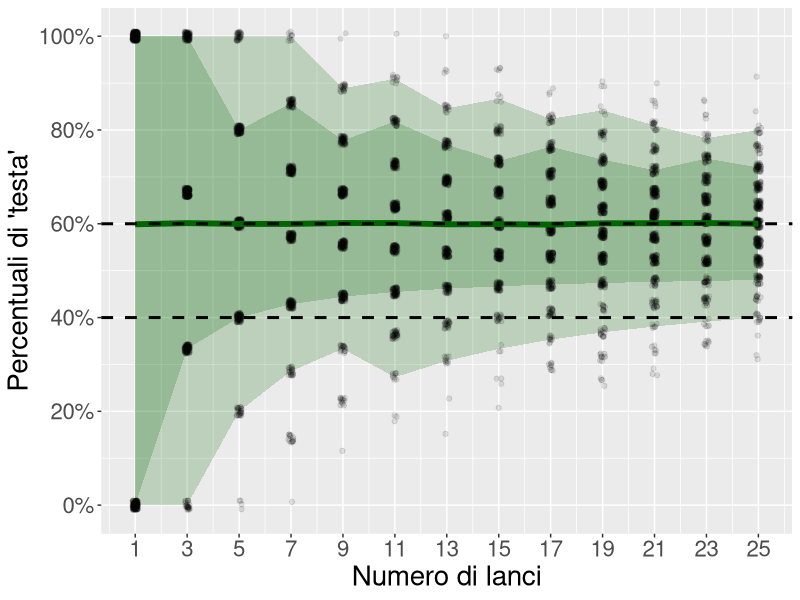
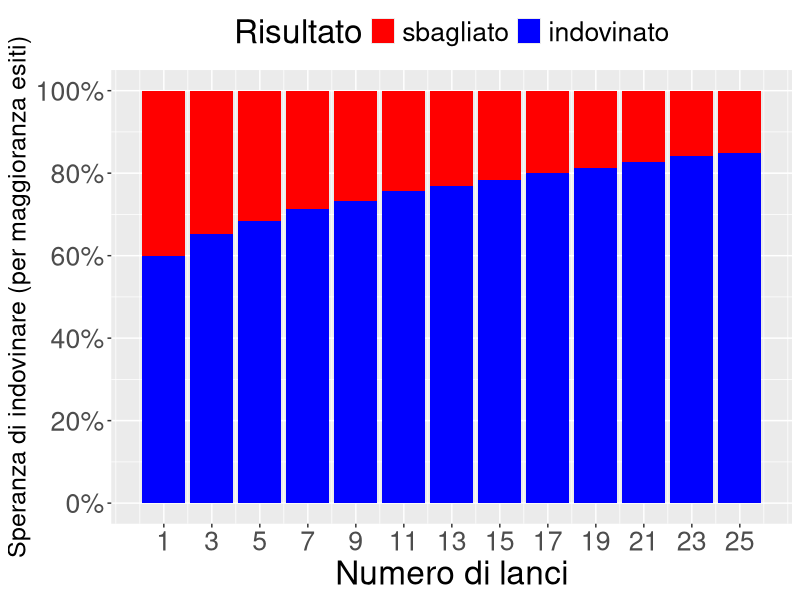
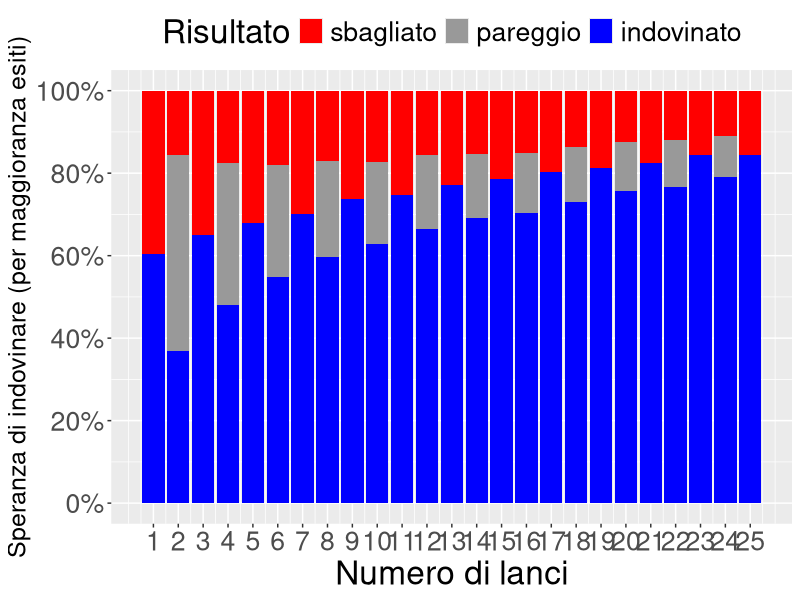

Here is the R script that generated these plots, in order:
## ---- chunk 1
knitr::opts_chunk$set(warning = FALSE)
## ---- chunk 2
rm(list=ls())
set.seed(0)
library(ggplot2)
library(scales) 

niter = 1e4
prob = 0.60
lanci = seq(1,25,2)

esiti = data.frame(n = rep(lanci,each=niter), testa=NA)
esiti$testa = rbinom(nrow(esiti),esiti$n,prob)

estimates = data.frame(n=lanci,mean=NA,lower1=NA,upper1=NA,lower2=NA,upper2=NA,success=NA)
for(i in 1:nrow(estimates)){
  out = rep(NA,niter)
  for(j in 1:niter){
    x = rbinom(estimates$n[i],1,prob)
    #fit = glm(x~1,family=binomial(link="probit"))
    #out[j] = fit$coefficients[1]
    out[j] = mean(x)
  }
  estimates$mean[i] = mean(out)
  estimates$lower1[i] = quantile(out,.025)
  estimates$upper1[i] = quantile(out,.975)
  estimates$lower2[i] = quantile(out,.10)
  estimates$upper2[i] = quantile(out,.90)
  #print(i)
  estimates$success[i] = mean(out>0.50)
  estimates$uncertain[i] = mean(out==0.50)
  estimates$fail[i] = mean(out<0.50)
}

ggplot()+
  geom_ribbon(data=estimates,aes(x=n,ymin=lower1,ymax=upper1),fill="darkgreen",alpha=.2)+
  geom_ribbon(data=estimates,aes(x=n,ymin=lower2,ymax=upper2),fill="darkgreen",alpha=.2)+
  geom_point(data=esiti[sample(1:nrow(esiti),5000),],aes(x=n,y=testa/n),alpha=.1,position=position_jitter(width=.1,height=.01))+
  geom_line(data=estimates,aes(x=n,y=mean),color="darkgreen",size=2)+
  geom_hline(yintercept=c(0.40,0.60),linetype=2,size=1)+
  scale_y_continuous(breaks=seq(0,1,.2),labels=percent)+
  scale_x_continuous(breaks=lanci)+
  theme(text=element_text(size=20))+
  ylab("Percentuali di 'testa'")+
  xlab("Numero di lanci")
## ---- chunk 3
#| fig-width: 10
#| fig-height: 7

estimates2 = reshape(estimates,direction="long",varying=c("success","uncertain","fail"),
                     times=c("indovinato","pareggio","sbagliato"),v.names="outcome",
                     timevar="Risultato")
estimates2$Risultato = factor(estimates2$Risultato,levels=c("sbagliato","indovinato"))
estimates2 = estimates2[!is.na(estimates2$Risultato),]
ggplot(data=estimates2)+
  geom_bar(aes(x=n,y=outcome,fill=Risultato),stat="identity")+
  scale_y_continuous(breaks=seq(0,1,.2),labels=percent)+
  scale_fill_manual(values=c("red","blue"))+
  scale_x_continuous(breaks=lanci)+
  theme(text=element_text(size=24), legend.position="top")+
  theme(axis.title.y=element_text(size=18))+
  ylab("Speranza di indovinare (per maggioranza esiti)")+
  xlab("Numero di lanci")
## ---- chunk 4
#| fig-width: 10
#| fig-height: 7

niter = 1e4
prob = 0.60
lanci = seq(1,25,1)
estimates = data.frame(n=lanci,mean=NA,lower1=NA,upper1=NA,lower2=NA,upper2=NA,success=NA)
for(i in 1:nrow(estimates)){
  out = rep(NA,niter)
  for(j in 1:niter){
    x = rbinom(estimates$n[i],1,prob)
    out[j] = mean(x)
  }
  estimates$success[i] = mean(out>0.50)
  estimates$uncertain[i] = mean(out==0.50)
  estimates$fail[i] = mean(out<0.50)
}
estimates2 = reshape(estimates,direction="long",varying=c("success","uncertain","fail"),
                     times=c("indovinato","pareggio","sbagliato"),v.names="outcome",
                     timevar="Risultato")
estimates2$Risultato = factor(estimates2$Risultato,levels=c("sbagliato","pareggio","indovinato"))
ggplot(data=estimates2)+
  geom_bar(aes(x=n,y=outcome,fill=Risultato),stat="identity")+
  scale_y_continuous(breaks=seq(0,1,.2),labels=percent)+
  scale_fill_manual(values=c("red","#999999","blue"))+
  scale_x_continuous(breaks=lanci)+
  theme(text=element_text(size=24), legend.position="top")+
  theme(axis.title.y=element_text(size=18))+
  ylab("Speranza di indovinare (per maggioranza esiti)")+
  xlab("Numero di lanci")
